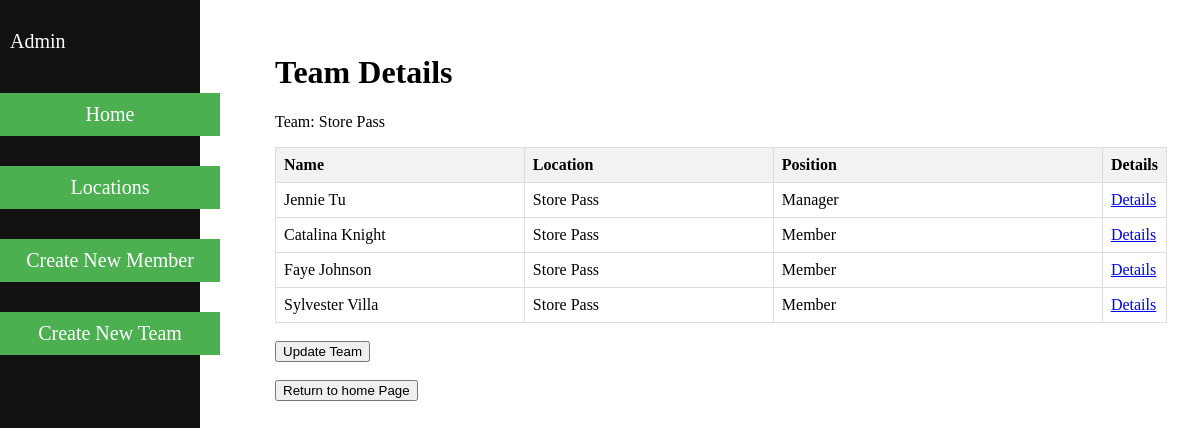
The page /view_team/6/ on the database its author committed.
### welcome/models.py (models this page shows, shortened)
class TeamName(models.Model):
    team = models.CharField(max_length=50)

class TeamMember(models.Model):
    name = models.CharField(max_length=100)
    role = models.CharField(max_length=100, choices=(('Manager', 'Manager'), ('Member', 'Member')))
    location = models.ForeignKey(Location, on_delete=models.CASCADE)
    team = models.ForeignKey(TeamName, on_delete=models.CASCADE)
    start_date = models.DateField()

class Location(models.Model):
    location = models.CharField(max_length=100)
    state = models.CharField(max_length=30)
    suburb = models.CharField(max_length=30)
    physical_Address = models.CharField(max_length=100)
    phone_Number = models.CharField(max_length=30)
    def __str__(self):
        return self.location

### welcome/views.py (the view)
# urls.py: path('view_team/<int:team_id>/', views.view_team, name='view_team'),
def view_team(request, team_id):
    all_teams = TeamName.objects.all()
    selected_team = get_object_or_404(TeamName, pk=team_id)
    all_members = selected_team.teammember_set.all()  # retrieve all members associated with the selected team
    context = {
        'all_teams': all_teams,
        'selected_team': selected_team,
        'all_members': all_members
    }
    return render(request, 'pages/view_team.html', context)

### templates/pages/view_team.html (shortened to what this page needs)
{% extends 'pages/landing.html' %}
{% load static %}
{% block content %}
<body class="content">
    <h1>Team Details</h1>
    <p>Team: {{ selected_team.team }}</p>
    <table>
        <thead>
            <tr>
                <th>Name</th>
                <th>Location</th>
                <th>Position</th>
                <th>Details</th>
            </tr>
        </thead>
        <tbody>
             {% for member in selected_team.teammember_set.all %}
                {% if member.role == 'Manager' %}
                    <tr>
                        <td>{{ member.name }}</td>
                        <td>{{ member.location }}</td>
                        <td>{{ member.role }}</td>
                        <td><a href="{% url 'member_details' member.id %}">Details</a></td>
                    </tr>
                {% endif %}
            {% endfor %}
            {% for member in selected_team.teammember_set.all %}
                {% if member.role == 'Member' %}
                    <tr>
                        <td>{{ member.name }}</td>
                        <td>{{ member.location }}</td>
                        <td>{{ member.role }}</td>
                        <td><a href="{% url 'member_details' member.id %}">Details</a></td>
                    </tr>
                {% endif %}
            {% endfor %}
        </tbody>
    </table>
    <br><button onclick="location.href='{% url 'update_team' team_id=selected_team.id %}'">Update Team</button>
    <br><br><button onclick="location.href='{% url 'welcome' %}'">Return to home Page</button>
</body>
{% endblock %}

### welcome/static/css/styles.css (style rules this page uses)
.content { margin-left: 250px; padding: 25px; }
table { border-collapse: collapse; width: 100%; }
th, td { border: 1px solid #dddddd; text-align: left; padding: 8px; }
th { background-color: #f2f2f2; }
th:nth-child(1), td:nth-child(1) { width: 30%; }
th:nth-child(2), td:nth-child(2) { width: 30%; }
th:nth-child(3), td:nth-child(3) { width: 40%; }

### rows shown on the page
TeamName: team "Store Pass"
TeamMember: name "Jennie Tu", location "Store Pass", role "Manager"
TeamMember: name "Catalina Knight", location "Store Pass", role "Member"
TeamMember: name "Faye Johnson", location "Store Pass", role "Member"
TeamMember: name "Sylvester Villa", location "Store Pass", role "Member"
